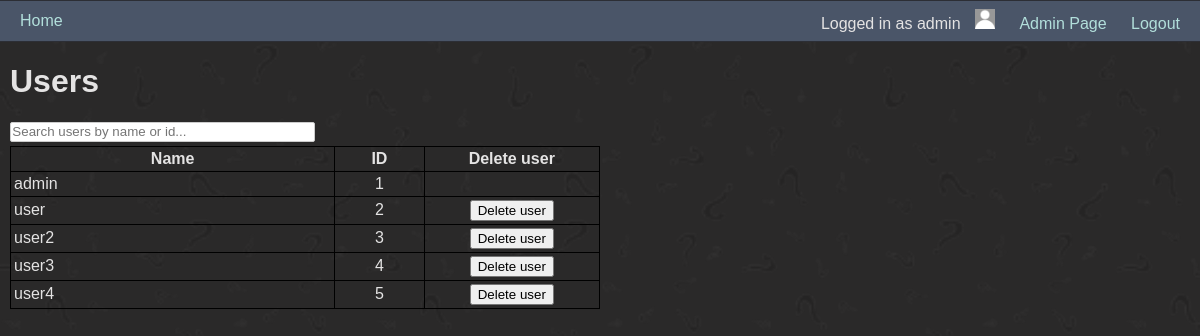
Page /admin/users (signed in) on the committed database.
### tables this page shows
CREATE TABLE users (
                                id_user INTEGER UNIQUE PRIMARY KEY NOT NULL,
                                name TEXT UNIQUE NOT NULL,
                                password TEXT NOT NULL,
                                isadmin BOOLEAN NOT NULL,
                                profile_pic TEXT,
                                darkmode BOOLEAN,
                                tokens INT
                            );

### app.py (the view)
@app.route("/admin/users")
def manage_users():
    if is_admin(session["username"]):
        conn = get_db()
        cur = conn.cursor()
        cur.execute('SELECT name, id_user FROM users ORDER BY id_user')
        users = cur.fetchall()
        user_list = [{'name': name, 'id_user': id_user} for name, id_user in users] # liste av dict
        return render_template("manage_users.html", user_list=user_list)
    else:
        return abort(401)

### app.py (called while the page is built)
@app.teardown_appcontext
def teardown_db(exception):
    db = getattr(g, '_database', None)
    if db is not None:
        db.close()

### functions.py (called while the page is built)
def get_db():
    if not hasattr(g, "_database"):
        g._database = sqlite3.connect(database)
    return g._database

def is_admin(username):
    if username is not None:
        db = get_db()
        cursor = db.cursor()
        cursor.execute("SELECT isadmin FROM users WHERE name = ?", (username,))
        result = cursor.fetchone()
        if result[0]:
            return True
    else:
        return False

### templates/manage_users.html (shortened to what this page needs)
{% extends "base.html" %}
{% block content %}
<h1>Users</h1>
<input type="text" id="searchInput" placeholder="Search users by name or id..." onkeyup="filterUsers()">
<div id="manage-users-container">
<table id="userTable">
  <thead>
    <tr>
      <th>Name</th>
      <th>ID</th>
      <th>Delete user</th>
    </tr>
  </thead>
  <tbody>
    {% for user in user_list %}
      <tr>
        <td>{{ user.name }}</td>
        <td>{{ user.id_user }}</td>
        <td>
          {% if user.name != "admin" %}
          <button
              onclick="confirmDelete(this)"
              data-username="{{ user.name }}"
              data-is-admin="{{ 'true' if isadmin else 'false' }}">
              Delete user
          </button>
          {% endif %}
        </td>
      </tr>
    {% endfor %}
  </tbody>
</table>
</div>
{% endblock %}

### templates/base.html (shortened to what this page needs)
<!DOCTYPE html>
<html lang="en">
<head>
    <link rel="stylesheet" href="{{ url_for('static', filename='style.css') }}"/>
    {% if darkmode|int == 1 %}
        <link rel="stylesheet" href="{{ url_for('static', filename='dark_mode.css') }}"/>
    {% endif %}
</head>
<body>
    <header>
        <nav class="navbar">
            <div class="nav-left">
                <a href="{{ url_for('index') }}">Home</a>
            </div>
            <div class="nav-right dropdown-menu">
                <div class="login">
                    {% if logged_in_user %}
                        Logged in as {{ logged_in_user }}
                        {% if profile_pic %}
                            <a href="{{ url_for('account')}}" aria-hidden="true"><img src="/{{ profile_pic }}" alt="profile pic" width="20"></a>
                        {% else %}
                            <a href="{{ url_for('account')}}" aria-hidden="true"><img src="{{ url_for('static', filename='uploads/default_user_img.jpg') }}" alt="default profile pic" width="20"></a>
                        {% endif %}
                        {% if isadmin %}
                            <a href="{{ url_for('admin') }}">Admin Page</a>
                        {% else %}
                            <a href="{{ url_for('account')}}">My account</a>
                        {% endif %}
                        <a href="{{ url_for('logout') }}">Logout</a>
                    {% else %}
                        Not logged in
                        <a href="{{ url_for('login') }}">Login</a>
                        <a href="{{ url_for('register') }}">Register user</a>
                    {% endif %}
                </div>
            </div>
        </nav>
    </header>
    <main >
        {% block content %}{% endblock %}
    </main>
</body>
</html>

### static/style.css (style rules this page uses)
* { font-family: Verdana, Arial, sans-serif; }
header { z-index: 1000; position: sticky; top: 0; background-color: #aab6d6; border-bottom: 1px solid #2c2e35; border-top: 1px solid #2c2e35; padding-left: 10px; padding-right: 10px; padding-bottom: 5px; padding-top: 5px; height: 30px; }
header a { color: #004d40; padding: 0px 10px; text-decoration: none; font-size: 16px; text-align: center; }
.navbar { display: flex; justify-content: space-between; align-items: center; height: 30px; }
body { margin: 0; background-color: #fff; color: #000; }
main { margin: 10px; z-index: 0; }
main::before { content: ""; position: absolute; inset: 0; background-image: url('/static/question_mark_bg.png'); background-size: cover; background-repeat: no-repeat; background-position: center; opacity: 0.1; z-index: -1; }
td, th { border: 1px solid black; padding: 3px; }
table { border-collapse: collapse; }
input[type="text"], input[type="number"], input[type="password"] { min-width: 80px; max-width: 300px; padding: 0.1em; border: 1px solid #ccc; border-radius: 2px; margin-bottom: 0.3em; }
#manage-users-container { width: 50%; }
#manage-users-container td:nth-child(3), #manage-users-container th:nth-child(3) { width: 105px; white-space: nowrap; text-align: center; }
#manage-users-container td:nth-child(2), #manage-users-container th:nth-child(2) { width: 50px; white-space: nowrap; text-align: center; }
#manage-users-container td:first-child, #manage-users-container th:first-child { width: 200px; white-space: nowrap; }
#manage-users-container table { width: 100%; table-layout: fixed; }
#searchInput { width: 300px; }

### static/dark_mode.css (style rules this page uses)
header { background-color: #4a5568; }
header a { color: #b2dfdb; }
body { background-color: #2a2929; color: #e4e3e3; }
a { color: white; }

### rows in the picture
users: name "admin", id_user "1"
users: name "user", id_user "2"
users: name "user2", id_user "3"
users: name "user3", id_user "4"
users: name "user4", id_user "5"
